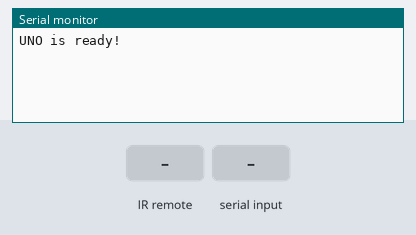
Simulated run of this sketch. Board: Arduino Uno, built with avr-gcc and run on an emulated ATmega328P. Shown: the last lines printed to the serial monitor. The test bench sets the inputs (shaded band).

Above: at 1.2 s.
1.3 s: infrared code 0xFF6897 received
At 2.4 s:
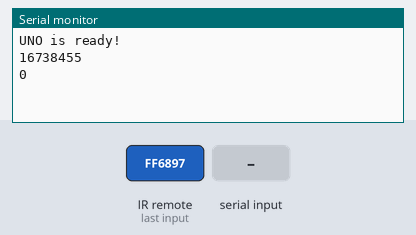
2.8 s: "1" received over the second serial link
At 3.4 s:
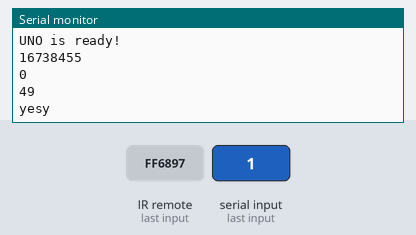
4.3 s: infrared code 0xFFFFFFFF received
At 4.9 s:
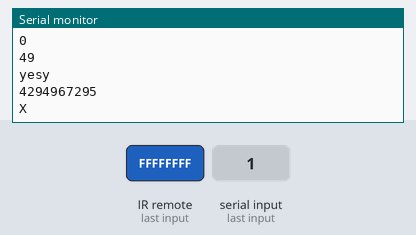
5.8 s: "0" received over the second serial link
At 7.1 s:
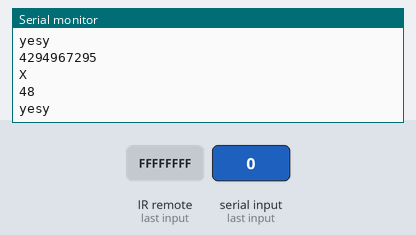
Timing chart, 0 to 8.3 s (numbered marks = the images above; inputs shaded):
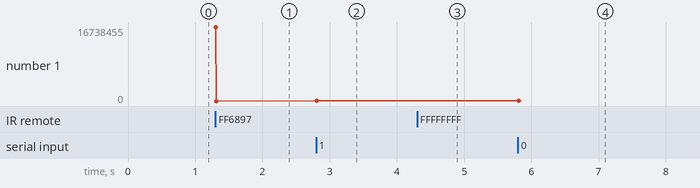

The sketch:

arduino.ino
```cpp
/*
    IR remote keypad
   0 : FF6897
   1 : FF18E7
   2 : FF6897
   3 : FF7A85
   4 : FF10EF
   5 : FF38C7
   6 : FF5AA5

*/

#include <IRremote.h>
#include <SoftwareSerial.h>
SoftwareSerial EEBlue(10, 11); // RX | TX


int RECV_PIN = 12;        // Infrared receiving pin
IRrecv irrecv(RECV_PIN); // Create a class object used to receive class
decode_results results; // Create a decoding results class object

void setup()
{
  Serial.begin(9600); // Initialize the serial port and set the baud rate to 9600
  Serial.println("UNO is ready!");  // Print the string "UNO is ready!"
  irrecv.enableIRIn(); // Start the receiver
  EEBlue.begin(9600);
}

char value_to_char(unsigned long val)
{
  if (val == 16738455)
    return '0';
  else if (val == 16724175)
    return '1';
  else if (val == 16718055)
    return '2';
  else if (val == 16743045)
    return '3';
  else if (val == 16716015)
    return '4';
  else if (val == 16726215)
    return '5';
  else if (val == 16734885)
    return '6';
  else if (val == 4294967295)
    return 'X';
  else
    return '?';


}

void loop() {

  if (irrecv.decode(&results)) {
    // Waiting for decoding
    Serial.println(results.value); // Print out the decoded results
    Serial.println(value_to_char(results.value)); // Print out the decoded results


    EEBlue.write(value_to_char(results.value));

    irrecv.resume(); // Receive the next value
  }

  // Feed any data from bluetooth to Terminal.
  if (EEBlue.available())
  {
    Serial.println(EEBlue.read());
    Serial.println("yesy");

  }

  // Feed all data from termial to bluetooth
  if (Serial.available())
    EEBlue.write(Serial.read());

  delay(100);

}
```

Measured:
- after the input at 1.3 s, the serial monitor: prints a new line at once (image 1)
- after the input at 2.8 s, the serial monitor: prints a new line at once (image 2)
- after the input at 4.3 s, the serial monitor: prints a new line at once (image 3)
- after the input at 5.8 s, the serial monitor: prints a new line at once (image 4)
- plotted number 1: 0 → 49 after the input at 2.8 s, 49 → 48 after the input at 5.8 s
